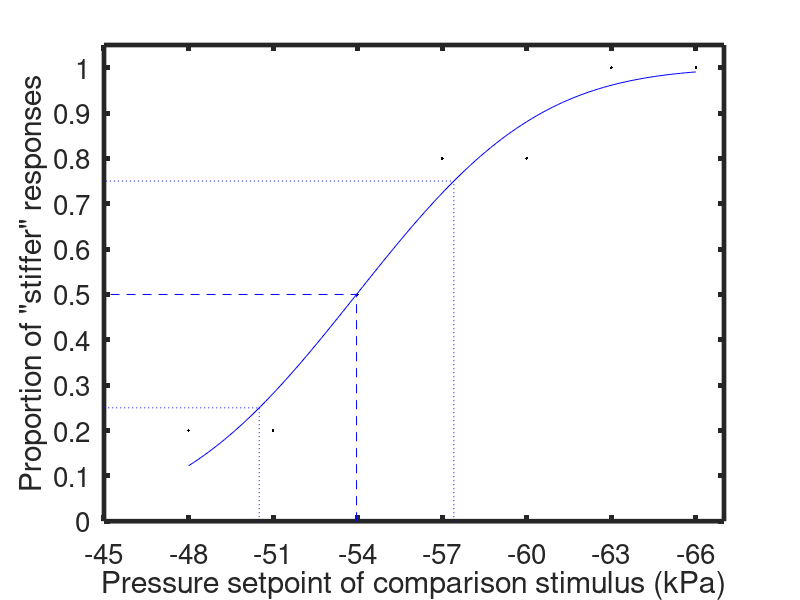
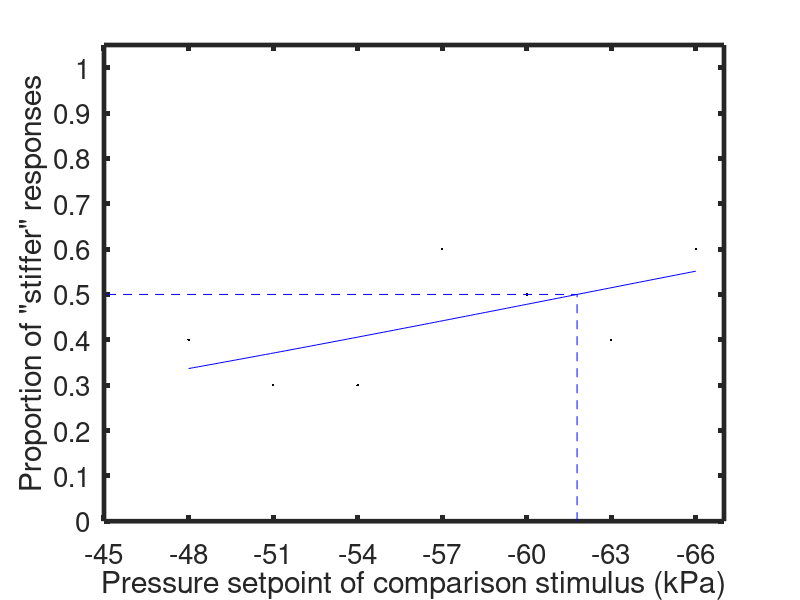

The MATLAB source for these figures, in order:

x = [-66 -63 -60 -57 -54 -51 -48];
y1 = [1.0 1.0 0.8 0.8 0.5 0.2 0.2];
y2 = [0.6 0.4 0.5 0.6 0.3 0.3 0.4];

fun = @(a,x) 1/2 - erf((x-a(1))/(a(2)*sqrt(2)))/2;

a0 = [-57,1];
a1 = lsqcurvefit(fun,a0,x,y1);
a2 = lsqcurvefit(fun,a0,x,y2);

%%
fun1 = @(x) fun(a1,x);

g = @(x) fun1(x) - 0.25;
x1_25 = fsolve(g,-57);
g = @(x) fun1(x) - 0.50;
x1_50 = fsolve(g,-57);
g = @(x) fun1(x) - 0.75;
x1_75 = fsolve(g,-57);

fun2 = @(x) fun(a2,x);

g = @(x) fun2(x) - 0.25;
x2_25 = fsolve(g,-57);
g = @(x) fun2(x) - 0.50;
x2_50 = fsolve(g,-57);
g = @(x) fun2(x) - 0.75;
x2_75 = fsolve(g,-57);

%%
markersize = 30;
linewidth = 1.5;
fontsize = 20;

x_ = linspace(x(1),x(end),100);

figure(1)
plot(x,y1,'k.',x_,fun1(x_),'b-',MarkerSize=markersize,linewidth=linewidth)
hold on
plot([x1_25 x1_25 x(end)+3],[0 .25 .25],'b:',linewidth=1.5*linewidth)
plot([x1_50 x1_50 x(end)+3],[0 .50 .50],'b--',linewidth=linewidth)
plot([x1_75 x1_75 x(end)+3],[0 .75 .75],'b:',linewidth=1.5*linewidth)
hold off
%legend('Data','Fitted Normal CDF','Location','northwest')
xlabel('Pressure setpoint of comparison stimulus (kPa)')
ylabel('Proportion of "stiffer" responses')
xticks([x x(end)+3])
yticks(0:.1:1)
axis([x(1)-1 x(end)+3 0 1.05])
set(gca,'XDir','reverse','FontSize',fontsize,'LineWidth',linewidth)

%%
figure(2)
plot(x,y2,'k.',x_,fun2(x_),'b-',MarkerSize=markersize,linewidth=linewidth)
hold on
% plot([x2_25 x2_25 x(end)+3],[0 .25 .25],'b:',linewidth=1.5*linewidth)
plot([x2_50 x2_50 x(end)+3],[0 .50 .50],'b--',linewidth=linewidth)
% plot([x2_75 x2_75 x(end)+3],[0 .75 .75],'b:',linewidth=1.5*linewidth)
hold off
%legend('Data','Fitted Normal CDF','Location','northwest')
xlabel('Pressure setpoint of comparison stimulus (kPa)')
ylabel('Proportion of "stiffer" responses')
xticks([x x(end)+3])
yticks(0:.1:1)
axis([x(1)-1 x(end)+3 0 1.05])
set(gca,'XDir','reverse','FontSize',fontsize,'LineWidth',linewidth)